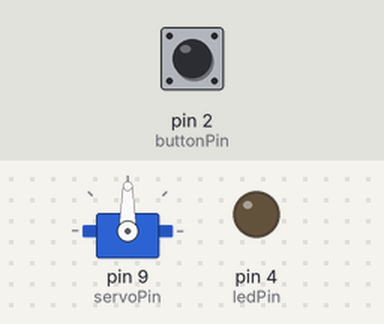
Bench run of a sketch on a simulated Arduino Uno, built with avr-gcc and run on an emulated ATmega328P. Parts: servo, output pins drawn as LEDs (lit = HIGH). The test bench sets the inputs (shaded band); at power-on: pin 2 (buttonPin) LOW. The local clock reads 2024-03-15 10:24:30 at power-on unless the sketch sets it.

Above: at 4.2 s.
4.3 s: pin 2 (buttonPin) pulled HIGH for 0.15 s
At 5.8 s:
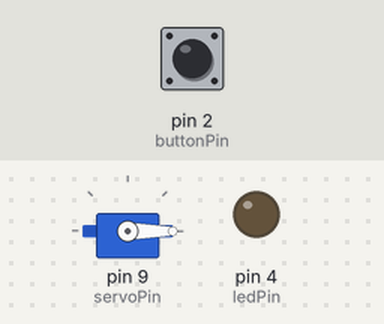
6.3 s: pin 2 (buttonPin) pulled HIGH for 1 s
At 6.7 s:
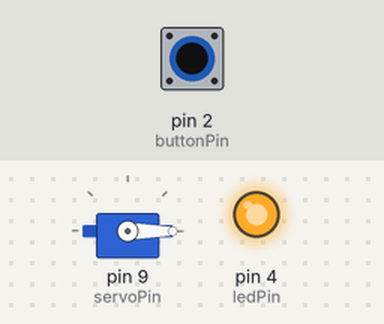
8.8 s: pin 2 (buttonPin) pulled HIGH for 3.2 s
At 9.2 s:
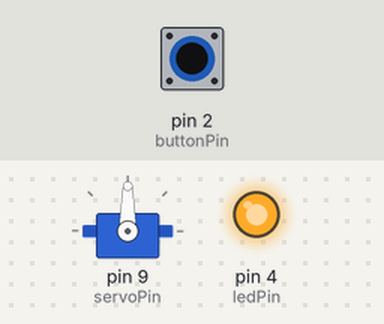
Timing chart, 0 to 11.8 s (numbered marks = the images above; inputs shaded):
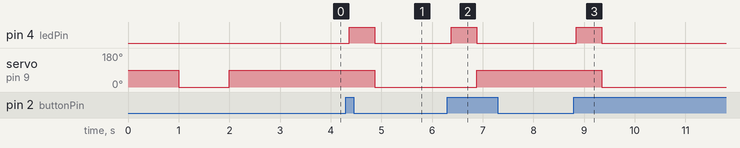

Measured:
- after the input at 4.3 s, pin 4 (ledPin): LOW → HIGH after 0.06 s, → LOW 0.50 s later; servo on pin 9 (servoPin): 90° → 0° after 0.56 s
- after the input at 6.3 s, pin 4 (ledPin): LOW → HIGH after 0.08 s, → LOW 0.50 s later; servo on pin 9 (servoPin): 0° → 90° after 0.58 s
- after the input at 8.8 s, pin 4 (ledPin): LOW → HIGH after 0.05 s, → LOW 0.50 s later; servo on pin 9 (servoPin): 90° → 0° after 0.55 s

The sketch:

RTC-Module-and-Servo-Motors-DS1307.ino
```cpp
// #include <Wire.h> // print
#include <RTClib.h>
#include <Servo.h>
#include <LowPower.h>
// obj
RTC_DS1307 rtc; // DS1307 RTC module object
Servo servo;  // servo motor object
// pins
const int servoPin = 9;  // Servo pin number
const int buttonPin = 2;  // Button pin number
const int ledPin = 4;  // led pin number
// settings
int openAngle = 0;
int closeAngle = 90;
// open servo
int openServoDate_Hour = 19; // hour
int openServoDate_Minute = 0; // minute
// close servo
int closeServoDate_Hour = 19; // hour
int closeServoDate_Minute = 15; // minute
// control at intervals
int checkInterval = 900000; // 15 minute
// status
int servoPosition = closeAngle;  // Servo motor position
volatile bool buttonState = false;  // Button status
bool lastButtonState = false;  // Previous button status
// start
void setup() {
  Serial.begin(9600);
  // start RTC
  if (!rtc.begin())
    // RTC connection failed
    while (1);
  if (!rtc.isrunning())
    // If RTC is not working, adjust the clock
    // Sets the clock based on Arduino compile time
    rtc.adjust(DateTime(F(__DATE__), F(__TIME__)));
  // attach pins
  servo.attach(servoPin);  // Connect servo motor to pin
  pinMode(buttonPin, INPUT);  // Button pin input
  pinMode(ledPin, OUTPUT); // led pin
  attachInterrupt(digitalPinToInterrupt(buttonPin), wakeUp, FALLING); // Define interrupt for button
  // first test
  servo.write(servoPosition); //Initial servo position
  delay(1000); // 1sn wait
  openServo(); // open
  delay(1000); // 1sn wait
  closeServo(); // close
  delay(1000); // 1sn wait
}

void loop() {
  buttonCheck();
  checkTimeServo();
  sleep();
}

void sleep(){
  // Sleep mode
  // LowPower.powerDown(SLEEP_FOREVER, ADC_OFF, BOD_OFF);
  // Put the device to sleep mode for 8 seconds, then continue checking
  for (int i = 0; i < checkInterval / 8000; i++) {
    LowPower.powerDown(SLEEP_8S, ADC_OFF, BOD_OFF);
  }
  delay(150); // 1sn wait
}

void openServo() {
  // servo is open
  if (servoPosition == closeAngle){
    servo.write(openAngle);
    // Reverse servo position
    servoPosition = openAngle;
  }
}

void closeServo() {
  // servo is close
  if (servoPosition == openAngle){
    servo.write(closeAngle);
    // Reverse servo position
    servoPosition = closeAngle;
  }
}

// Interrupt function (wake up by button)
void wakeUp() {
  lastButtonState = !lastButtonState; // Update button status
}

void buttonCheck(){
  buttonState = digitalRead(buttonPin); // Button status is read
  // When the button is pressed and was not pressed in the previous state
  if (buttonState && !lastButtonState) {
    // LED indicator
    digitalWrite(ledPin, HIGH);
    delay(500);
    digitalWrite(ledPin, LOW);
    // Change servo position
    if (servoPosition == closeAngle)
      openServo();
      else
      closeServo();
    // Button delay
    delay(150);
  }
  lastButtonState = buttonState; // Update button status
}

void checkTimeServo(){
  DateTime now = rtc.now(); // get RTC data
  // Servo on/off at specific time interval
  if (now.hour() == openServoDate_Hour && now.minute() == openServoDate_Minute)
    openServo();
  else if (now.hour() == closeServoDate_Hour && now.minute() == closeServoDate_Minute)
    closeServo();
}
```
